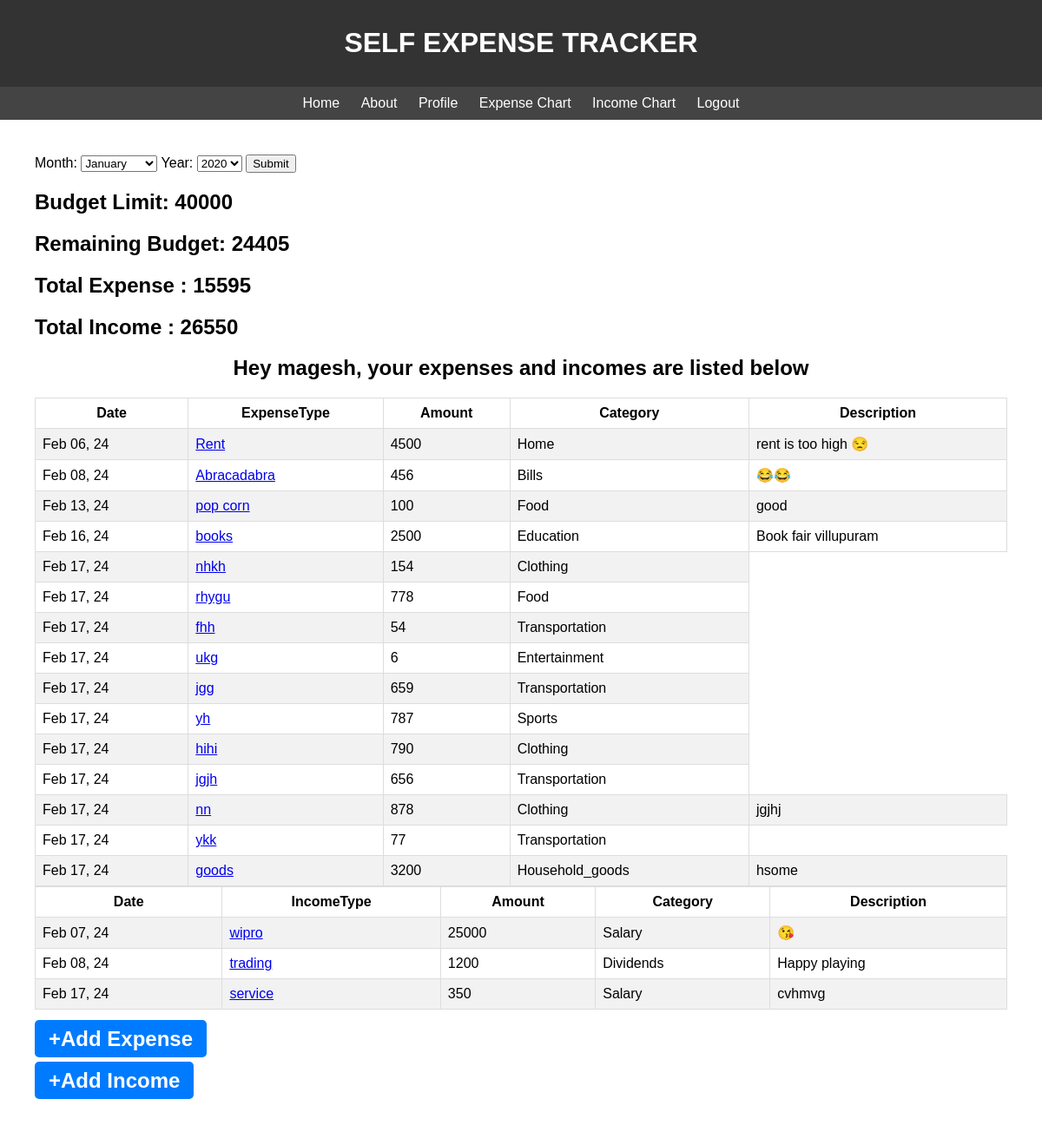
Before: / (signed in) with the older database file.
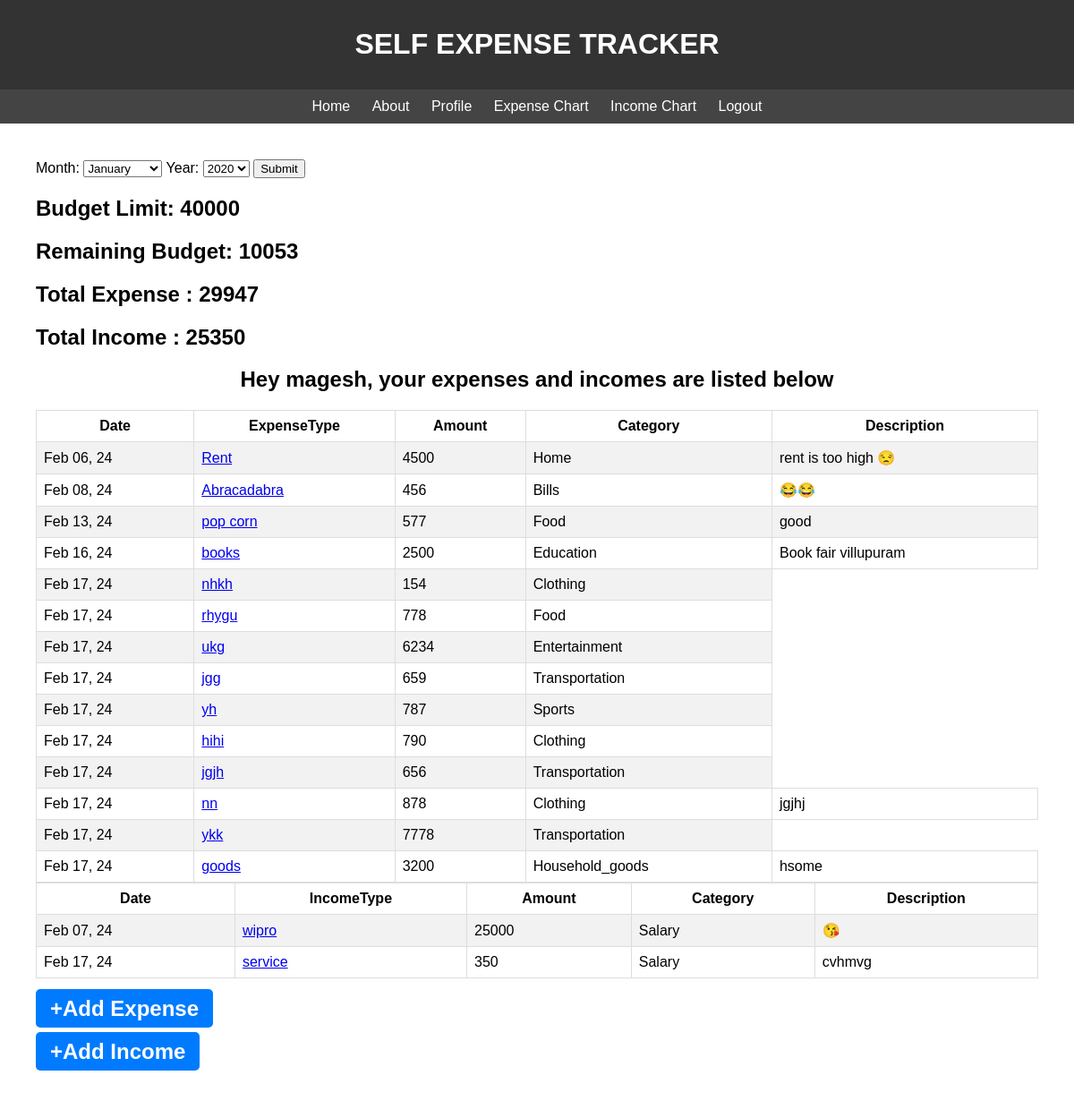
After: the same page with the newer database file.
### users/models.py (models this page shows, shortened)
class Profile(models.Model):
    user = models.OneToOneField(User, on_delete=models.CASCADE)
    image = models.ImageField(default='default.jpg', upload_to='profile_pics')
    budget_limit = models.IntegerField(default=25000)

### finance/models.py (models this page shows, shortened)
class Expense(models.Model):
    CATEGORY_CHOICES = [
        ('Food', 'Food'),
        ('Clothing', 'Clothing'),
        ('Transportation', 'Transportation'),
        ('Home', 'Home'),
        ('Bills', 'Bills '),
        ('Entertainment', 'Entertainment'),
        ('Household_goods', 'Household Goods'),
        ('personnel_needs', 'Personnel Needs'),
        ('Education', 'Education'),
        ('Sports', 'Sports'),
        ('Others', 'Others'),
    ]
    user = models.ForeignKey(User, on_delete=models.CASCADE)
    expense_type = models.CharField(max_length=25)
    category = models.CharField(max_length=25, choices=CATEGORY_CHOICES)
    date = models.DateTimeField(default=timezone.now)
    amount = models.IntegerField()
    description = models.TextField(blank=True)

class Income(models.Model):
    INCOME_CHOICES = [
        ('Salary', 'Salary'),
        ('Sales', 'Sales'),
        ('Dividends', 'Dividends'),
        ('Rental', 'Rental'),
        ('Grants', 'Grants'),
        ('Refunds', 'Refunds'),
        ('Awards', 'Awards'),
        ('Others', 'Others'),
    ]
    user = models.ForeignKey(User, on_delete=models.CASCADE)
    income_type = models.CharField(max_length=25)
    category = models.CharField(max_length=25, choices=INCOME_CHOICES)
    date = models.DateTimeField(default=timezone.now)
    amount = models.IntegerField()
    description = models.TextField(blank=True)

### finance/views.py (the view)
# urls.py: path('', views.home, name='finance-home'),
@login_required
def home(request):
    expense_set = request.user.expense_set.filter(date__month=timezone.now().month, date__year=timezone.now().year)
    income_set = request.user.income_set.filter(date__month=timezone.now().month, date__year=timezone.now().year)
    if request.method == 'POST':
        form = MonthYearForm(request.POST)
        if form.is_valid():
            month = int(form.cleaned_data['month'])
            year = int(form.cleaned_data['year'])
            expense_set = request.user.expense_set.filter(date__month=month, date__year=year)
            income_set = request.user.income_set.filter(date__month=month, date__year=year)
    else:
        form = MonthYearForm()
    amount_spend = 0
    for i in expense_set:
        amount_spend += i.amount
    amount_earned = 0
    for i in income_set:
        amount_earned += i.amount
    remaining_budget = request.user.profile.budget_limit - amount_spend
    context = {"title": "Home", 'expenses': expense_set, "incomes": income_set, 'remaining_budget': remaining_budget,
               'expense_amount': amount_spend, 'income_amount': amount_earned, 'form': form}  # 'paginate_by': 5,
    return render(request, 'finance/home.html', context)

### finance/forms.py
class MonthYearForm(forms.Form):
    MONTH_CHOICES = [(str(i), MONTHS[i]) for i in range(1, 13)]
    YEAR_CHOICES = [(str(i), str(i)) for i in range(2020, 2051)]
    month = forms.ChoiceField(choices=MONTH_CHOICES)
    year = forms.ChoiceField(choices=YEAR_CHOICES)

### finance/templates/finance/home.html (shortened to what this page needs)
{% extends "finance/base.html" %}
{% block content %}
<div id="yy">
    <form method="POST">
        {{ form.month.label_tag }}
        {{ form.month }}
        {{ form.year.label_tag }}
        {{ form.year }}
        <button type="submit">Submit</button>
    </form>
</div>
<div id="zz">
    <h2>Budget Limit: {{ user.profile.budget_limit }}</h2>
    <h2>Remaining Budget: {{ remaining_budget }}</h2>
    <h2>Total Expense : {{ expense_amount }}</h2>
    <h2>Total Income : {{ income_amount }}</h2>
</div>
<div id="q">
    {% if expenses and incomes %}
        <h2 align="center" id="p">Hey {{ user }}, your expenses and incomes are listed below </h2>
        <table class="b">
            <tr class="c">
                <th>Date</th>
                <th>ExpenseType</th>
                <th>Amount</th>
                <th>Category</th>
                <th>Description</th>
            </tr>
        {% for con in expenses %}
            <tr class="d">
                <td>{{ con.date|date:"M d, y" }}</td>
                <td><a href="{% url 'expense-detail' con.id %}">{{ con.expense_type }}</a></td>
                <td>{{ con.amount }}</td>
                <td>{{ con.category }}</td>
                {% if con.description %}
                    <td>{{ con.description }}</td>
                {% endif %}
            </tr>
        {% endfor %}
        </table>
        <table class="b">
            <tr class="c">
                <th>Date</th>
                <th>IncomeType</th>
                <th>Amount</th>
                <th>Category</th>
                <th>Description</th>
            </tr>
        {% for con in incomes %}
            <tr class="d">
                <td>{{ con.date|date:"M d, y" }}</td>
                <td><a href="{% url 'income-detail' con.id %}">{{ con.income_type }}</a></td>
                <td>{{ con.amount }}</td>
                <td>{{ con.category }}</td>
                {% if con.description %}
                    <td>{{ con.description }}</td>
                {% endif %}
            </tr>
        {% endfor %}
        </table>
</div>
    {% else %}
        <h1 align="center" id="t">your expense and incomes list is empty.</h1>
    {% endif %}
    <h2><a href="{% url 'expense-create' %}" class="e">+Add Expense</a></h2>
    <h2><a href="{% url 'income-create' %}" class="e">+Add Income</a></h2>
{% endblock %}

### finance/templates/finance/base.html (shortened to what this page needs)
{% load static %}
<!DOCTYPE html>
<html lang="en">
<head>
    <link rel="stylesheet" href="{% static 'finance/none.css' %}">
</head>
<body>
    <header id="b">
        <h1>SELF EXPENSE TRACKER</h1>
    </header>
    <nav id="c">
        <a href="{% url 'finance-home' %}">Home</a>
        <a href="{% url 'finance-about' %}">About</a>
        {% if user.is_authenticated %}
            <a href="{% url 'profile' %}">Profile</a>
            <a href="{% url 'expense-chart' %}">Expense Chart</a>
            <a href="{% url 'income-chart' %}">Income Chart</a>
            <a href="{% url 'logout' %}">Logout</a>
        {% else %}
            <a href="{% url 'login' %}">Login</a>
            <a href="{% url 'register' %}">Register</a>
        {% endif%}
    </nav>
    <main id="d">
        <div class="expense-card">
            {% block content %}{% endblock %}
        </div>
    </main>
</body>
</html>

### finance/static/finance/none.css (style rules this page uses)
body { font-family: Arial, sans-serif; margin: 0; padding: 0; }
header { background-color: #333; color: #fff; text-align: center; padding: 10px 0; }
nav { background-color: #444; color: #fff; text-align: center; padding: 10px 0; }
nav a { color: #fff; text-decoration: none; margin: 0 10px; }
main { padding: 20px; }
.expense-card { background-color: #fff; border-radius: 5px; padding: 20px; }
table { width: 100%; border-collapse: collapse; }
th, td { border: 1px solid #ddd; padding: 8px; }
tr:nth-child(even) { background-color: #f2f2f2; }
.e { background-color: #007bff; color: #fff; padding: 8px 16px; text-decoration: none; border-radius: 5px; }

Changed rows visible on the page:
no longer on this page (row edited): Expense: date "Feb 17, 24", expense_type "fhh", amount "54", category "Transportation"
no longer on this page (row edited): Income: date "Feb 08, 24", income_type "trading", amount "1200", category "Dividends", description "Happy playing"
changed Expense "Feb 13, 24": amount "100" → "577"
changed Expense "ukg": amount "6" → "6234"
changed Expense "ykk": amount "77" → "7778"
Other visible differences:
{{ remaining_budget }}: "24405" → "10053"
{{ expense_amount }}: "15595" → "29947"
{{ income_amount }}: "26550" → "25350"
